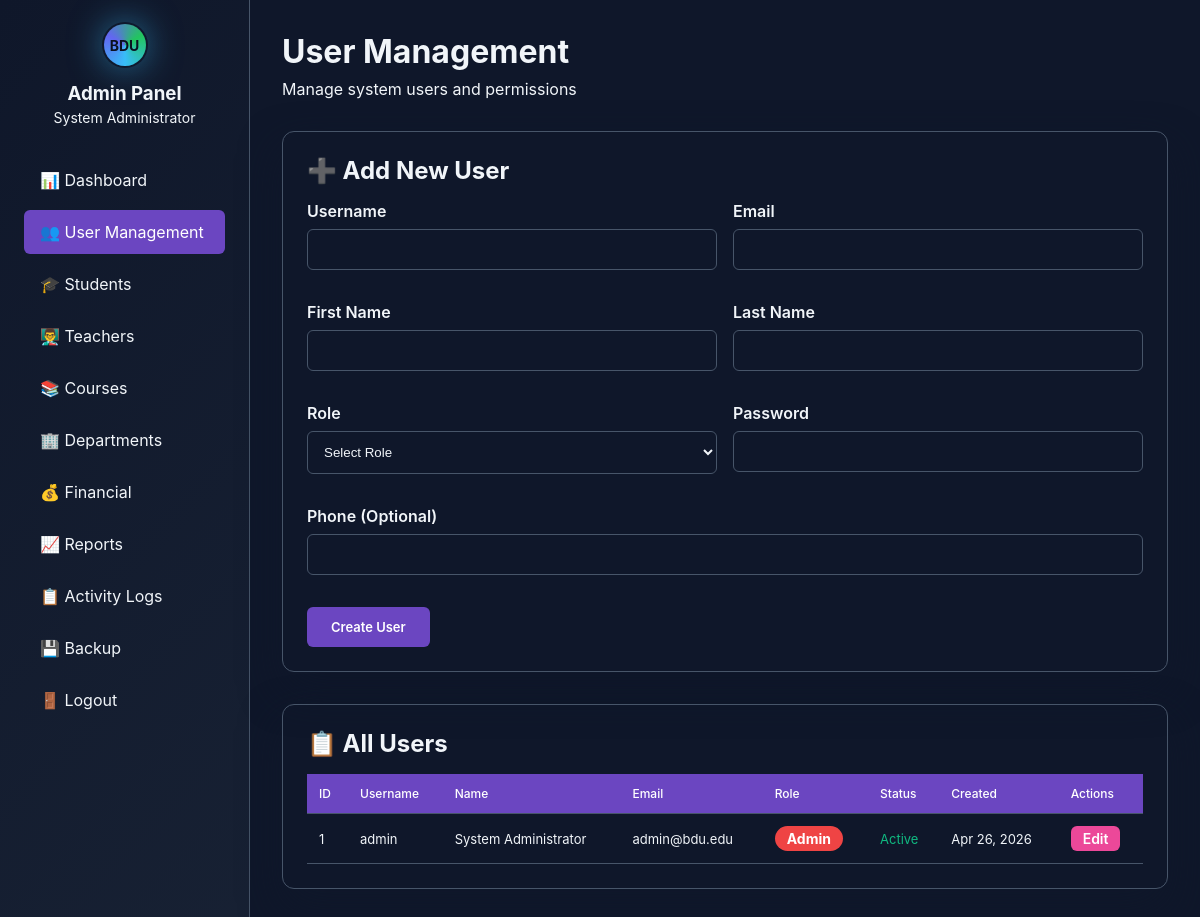
The page /admin/users.php (signed in) on the database its author committed.
### tables this page shows
CREATE TABLE users (
    id INT PRIMARY KEY AUTO_INCREMENT,
    username VARCHAR(50) UNIQUE NOT NULL,
    email VARCHAR(100) UNIQUE NOT NULL,
    password_hash VARCHAR(255) NOT NULL,
    role ENUM('student', 'teacher', 'admin') NOT NULL,
    first_name VARCHAR(50) NOT NULL,
    last_name VARCHAR(50) NOT NULL,
    phone VARCHAR(20),
    profile_photo VARCHAR(255),
    is_active BOOLEAN DEFAULT TRUE,
    created_at TIMESTAMP DEFAULT CURRENT_TIMESTAMP,
    updated_at TIMESTAMP DEFAULT CURRENT_TIMESTAMP ON UPDATE CURRENT_TIMESTAMP,
    last_login TIMESTAMP NULL,
    INDEX idx_role (role),
    INDEX idx_email (email),
    INDEX idx_username (username)
);

### includes/Database.php (called while the page is built, shortened)
<?php
class Database {
    private static $instance = null;
    private $pdo;
    private $host = 'localhost';
    private $dbname = 'student_system';
    private $username = 'root';
    private $password = '';
    private function __construct() {
        try {
            $dsn = "mysql:host={$this->host};dbname={$this->dbname};charset=utf8mb4";
            $options = [
                PDO::ATTR_ERRMODE => PDO::ERRMODE_EXCEPTION,
                PDO::ATTR_DEFAULT_FETCH_MODE => PDO::FETCH_ASSOC,
                PDO::ATTR_EMULATE_PREPARES => false,
                PDO::ATTR_PERSISTENT => true
            ];
            $this->pdo = new PDO($dsn, $this->username, $this->password, $options);
        } catch (PDOException $e) {
            throw new Exception("Database connection failed: " . $e->getMessage());
        }
    }
    public static function getInstance() {
        if (self::$instance === null) {
            self::$instance = new self();
        }
        return self::$instance;
    }
    public function query($sql, $params = []) {
        try {
            $stmt = $this->pdo->prepare($sql);
            $stmt->execute($params);
            return $stmt;
        } catch (PDOException $e) {
            throw new Exception("Query failed: " . $e->getMessage() . " | SQL: " . $sql . " | Params: " . json_encode($params));
        }
    }
    public function fetchAll($sql, $params = []) {
        $stmt = $this->query($sql, $params);
        return $stmt->fetchAll();
    }
}
?>

### admin/users.php (the view, shortened to what this page needs)
<?php
require_once '../includes/Auth.php';
require_once '../includes/Database.php';
$db = Database::getInstance();
$users = $db->fetchAll("
    SELECT id, username, email, role, first_name, last_name, phone, is_active, created_at, last_login
    FROM users
    ORDER BY created_at DESC
");
?>
<!DOCTYPE html>
<html lang="en">
<head>
    <link rel="stylesheet" href="../css/style.css">
</head>
<body>
    <div class="sidebar-layout">
        <aside class="sidebar">
            <div style="text-align: center; margin-bottom: 2rem;">
                <div class="logo-circle" style="margin: 0 auto 1rem;">BDU</div>
                <h3 style="margin: 0; color: var(--text);">Admin Panel</h3>
                <p style="margin: 0.25rem 0 0 0; color: var(--muted); font-size: 0.875rem;">
                    <?php echo htmlspecialchars($_SESSION['full_name']); ?>
                </p>
            </div>
            <nav>
                <ul class="sidebar-nav">
                    <li><a href="dashboard.php">📊 Dashboard</a></li>
                    <li><a href="#" class="active">👥 User Management</a></li>
                    <li><a href="students.php">🎓 Students</a></li>
                    <li><a href="teachers.php">👨‍🏫 Teachers</a></li>
                    <li><a href="courses.php">📚 Courses</a></li>
                    <li><a href="departments.php">🏢 Departments</a></li>
                    <li><a href="financial.php">💰 Financial</a></li>
                    <li><a href="reports.php">📈 Reports</a></li>
                    <li><a href="logs.php">📋 Activity Logs</a></li>
                    <li><a href="backup.php">💾 Backup</a></li>
                    <li><a href="../logout.php">🚪 Logout</a></li>
                </ul>
            </nav>
        </aside>
        <main class="main-content">
            <header style="margin-bottom: 2rem;">
                <h1 style="margin: 0; color: var(--text);">User Management</h1>
                <p style="margin: 0.5rem 0 0 0; color: var(--muted);">Manage system users and permissions</p>
            </header>
            <div class="card">
                <h2>➕ Add New User</h2>
                <form method="POST" class="form-grid">
                    <div class="form-group">
                        <label for="username">Username</label>
                        <input type="text" id="username" name="username" required>
                    </div>
                    <div class="form-group">
                        <label for="email">Email</label>
                        <input type="email" id="email" name="email" required>
                    </div>
                    <div class="form-group">
                        <label for="first_name">First Name</label>
                        <input type="text" id="first_name" name="first_name" required>
                    </div>
                    <div class="form-group">
                        <label for="last_name">Last Name</label>
                        <input type="text" id="last_name" name="last_name" required>
                    </div>
                    <div class="form-group">
                        <label for="role">Role</label>
                        <select id="role" name="role" required>
                            <option value="">Select Role</option>
                        </select>
                    </div>
                    <div class="form-group">
                        <label for="password">Password</label>
                        <input type="password" id="password" name="password" required>
                    </div>
                    <div class="form-group" style="grid-column: 1 / -1;">
                        <label for="phone">Phone (Optional)</label>
                        <input type="tel" id="phone" name="phone">
                    </div>
                    <div style="grid-column: 1 / -1;">
                        <button type="submit" name="add_user" class="btn btn-primary">Create User</button>
                    </div>
                </form>
            </div>
            <div class="card">
                <h2>📋 All Users</h2>
                <table class="table">
                    <thead>
                        <tr>
                            <th>ID</th>
                            <th>Username</th>
                            <th>Name</th>
                            <th>Email</th>
                            <th>Role</th>
                            <th>Status</th>
                            <th>Created</th>
                            <th>Actions</th>
                        </tr>
                    </thead>
                    <tbody>
                        <?php foreach ($users as $user): ?>
                            <tr>
                                <td><?php echo $user['id']; ?></td>
                                <td><?php echo htmlspecialchars($user['username']); ?></td>
                                <td><?php echo htmlspecialchars($user['first_name'] . ' ' . $user['last_name']); ?></td>
                                <td><?php echo htmlspecialchars($user['email']); ?></td>
                                <td>
                                    <span class="role-badge role-<?php echo $user['role']; ?>">
                                        <?php echo ucfirst($user['role']); ?>
                                    </span>
                                </td>
                                <td>
                                    <span class="status-<?php echo $user['is_active'] ? 'active' : 'inactive'; ?>">
                                        <?php echo $user['is_active'] ? 'Active' : 'Inactive'; ?>
                                    </span>
                                </td>
                                <td><?php echo date('M j, Y', strtotime($user['created_at'])); ?></td>
                                <td>
                                    <button class="btn btn-secondary" style="padding: 0.25rem 0.75rem; font-size: 0.875rem;">Edit</button>
                                </td>
                            </tr>
                        <?php endforeach; ?>
                    </tbody>
                </table>
            </div>
        </main>
    </div>
</body>
</html>

### css/style.css (style rules this page uses)
* { box-sizing: border-box; }
body { margin: 0; min-height: 100vh; font-family: 'Inter', -apple-system, BlinkMacSystemFont, "Segoe UI", sans-serif; background: linear-gradient(135deg, #0F172A 0%, #1E293B 100%); color: #F1F5F9; }
.logo-circle { width: 42px; height: 42px; border-radius: 999px; background: conic-gradient(from 180deg, #38bdf8, #6366f1, #22c55e, #38bdf8); display: flex; align-items: center; justify-content: center; color: #0b1120; font-weight: 700; font-size: 14px; box-shadow: 0 0 0 2px rgba(15,23,42,0.9), 0 0 35px rgba(56,189,248,0.6); }
.btn { display: inline-flex; align-items: center; justify-content: center; padding: 9px 16px; border-radius: 999px; font-size: 13px; font-weight: 500; text-decoration: none; border: 1px solid rgba(148, 163, 184, 0.38); background: rgba(2, 6, 23, 0.55); color: #e5e7eb; cursor: pointer; transition: transform 0.16s ease, box-shadow 0.16s ease, background 0.16s ease, border-color 0.16s ease, color 0.16s ease; }
.card { position: relative; border-radius: 18px; padding: 18px 18px 16px; background: radial-gradient(circle at top left, rgba(31,41,55,0.75), rgba(15,23,42,0.96)); border: 1px solid rgba(55,65,81,0.9); box-shadow: 0 18px 40px rgba(15,23,42,0.85); overflow: hidden; }
.card::before { content: ""; position: absolute; inset: -40%; background: conic-gradient(from 180deg, transparent, rgba(56,189,248,0.08), transparent, rgba(129,140,248,0.06)); opacity: 0; transition: opacity 0.4s ease; pointer-events: none; }
table { width: 100%; border-collapse: collapse; font-size: 13px; }
thead { position: sticky; top: 0; background: linear-gradient(180deg, #020617, #020617); z-index: 1; }
th, td { padding: 9px 10px; text-align: left; }
th { font-weight: 500; color: #9ca3af; border-bottom: 1px solid rgba(55,65,81,0.9); font-size: 12px; }
tbody tr:nth-child(odd) { background: rgba(15,23,42,0.96); }
tbody tr { transition: background 0.14s ease, transform 0.12s ease, box-shadow 0.12s ease; }
button { font-family: inherit; }
.form-grid { display: grid; grid-template-columns: repeat(2, minmax(0, 1fr)); gap: 12px; }

### css/premium-ui.css (style rules this page uses)
:root { --primary: #6B46C1; --primary-dark: #553C9A; --primary-light: #8B5CF6; --secondary: #EC4899; --accent: #10B981; --danger: #EF4444; --warning: #F59E0B; --success: #10B981; --info: #3B82F6; --bg: #0F172A; --bg-secondary: #1E293B; --bg-card: #334155; --border: #475569; --text: #F1F5F9; --text-muted: #94A3B8; --glow-purple: rgba(139, 92, 246, 0.5); --glow-pink: rgba(236, 72, 153, 0.5); --shadow-xl: 0 20px 25px -5px rgba(0, 0, 0, 0.1), 0 10px 10px -5px rgba(0, 0, 0, 0.04); }
* { box-sizing: border-box; }
body { background: linear-gradient(135deg, var(--bg) 0%, var(--bg-secondary) 100%); color: var(--text); font-family: 'Inter', -apple-system, BlinkMacSystemFont, sans-serif; overflow-x: hidden; cursor: none; }

### rows shown on the page
users: id "1", username "admin", first_name+last_name "System Administrator", email "admin@bdu.edu", role "Admin", is_active "Active", created_at "Apr 26, 2026"

### other values the page prints
$_SESSION['full_name'] "System Administrator"
